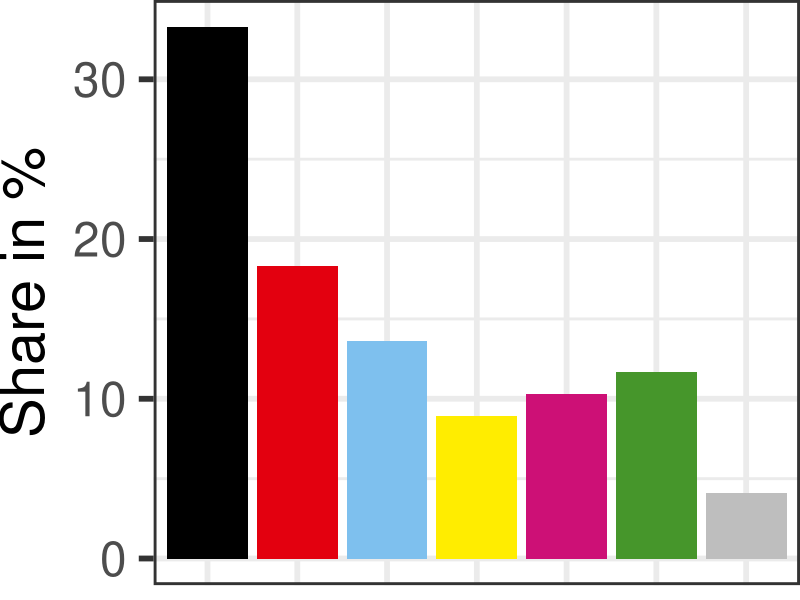

This figure's R source: (Note: this script raises an error after producing the figure.)

library(ggplot2)



# Survey chart ------------------------------------------------------------
dat3 <- data.frame("party" = LETTERS[1:7],
                   "share" = c(33.3,18.3,13.6,8.9,10.3,11.7,4.1),
                   "col" = c("black","#E3000F","skyblue2","#ffed00","deeppink3","#46962b","grey"))
ggplot(dat3, aes(x = party, weight = share, fill = party)) +
  geom_bar() +
  scale_fill_manual(values = as.character(dat3$col)) +
  scale_y_continuous("Share in %") +
  theme_bw(base_size = 43) +
  theme(legend.position = "none",
        axis.title.x = element_blank(),
        axis.text.x = element_blank(),
        axis.ticks.x = element_blank(),
        plot.margin=unit(c(0,0,0,0),"mm")) +
  ggsave("../figures/motivation_survey.pdf", height = 5, width = 8)


# Survey chart highlighted ------------------------------------------------
dat3b <- dat3
dat3b$col <- as.character(dat3$col)
dat3b$col[c(1,4)] <- "#27719C"
dat3b$col[c(2,3,5,6,7)] <- "#d1d0ce"
ggplot(dat3b, aes(x = party, weight = share, fill = party)) +
  geom_bar() +
  scale_fill_manual(values = as.character(dat3b$col)) +
  scale_y_continuous("Share in %") +
  theme_bw(base_size = 43) +
  theme(legend.position = "none",
        axis.title.x = element_blank(),
        axis.text.x = element_blank(),
        axis.ticks.x = element_blank(),
        axis.text.y = element_blank(),
        axis.ticks.y = element_blank(),
        plot.margin=unit(c(0,0,12,0),"mm")) +
  ggsave("../figures/motivation_survey_highlighted.pdf", height = 5, width = 8)


# Bar chart ---------------------------------------------------------------
dat <- data.frame("party" = LETTERS[1:5],
                  "share" = c(30,20,12,14,11))
gg <- ggplot(dat, aes(x = party, weight = share)) +
  scale_y_continuous(expand = c(0,0)) +
  theme_minimal() +
  theme(axis.title = element_blank(),
        axis.text = element_blank(),
        axis.ticks = element_blank(),
        panel.grid = element_blank())

gg + geom_bar(fill = "gray40") +
  ggsave("../figures/motivation_pictoBar.pdf", height = 4, width = 5)
gg + geom_bar(fill = "firebrick1") +
  ggsave("../figures/motivation_pictoBar_col.pdf", height = 4, width = 5)


# Density chart -----------------------------------------------------------
set.seed(2018)
dat2 <- data.frame("x" = c(rnorm(20000,50,4), rnorm(13000,40,3.5)))
dat2$x[dat2$x < 31] <- 31
dat2$x[dat2$x > 61.5] <- 61.5
gg2 <- ggplot(dat2, aes(x = x)) +
  scale_y_continuous(expand = c(0,0)) +
  scale_x_continuous(expand = c(0,0)) +
  theme_minimal() +
  theme(axis.title = element_blank(),
        axis.text = element_blank(),
        axis.ticks = element_blank(),
        panel.grid = element_blank())

gg2 + geom_density(fill = "gray50", col = "gray40") +
  ggsave("../figures/motivation_pictoDens.pdf", height = 4, width = 5)
gg2 + geom_density(fill = "#33CC00", col = "#3CA518") +
  ggsave("../figures/motivation_pictoDens_col.pdf", height = 4, width = 5)



# Density chart highlighted -----------------------------------------------
dat2b <- dat2
dens_dat <- data.frame(x = density(dat2$x)$x, y = density(dat2$x)$y)
ggplot(dat2b, aes(x = x)) +
  geom_density(fill = "gray50", col = NA) +
  geom_ribbon(data = dens_dat[dens_dat$x <= 50,], aes(x = x, ymax = y), ymin = 0, fill = "#d1d0ce") +
  geom_ribbon(data = dens_dat[dens_dat$x >= 50,], aes(x = x, ymax = y), ymin = 0, fill = "#27719C") +
  # geom_line(data = dens_dat, aes(x = x, y = y)) +
  theme_bw(base_size = 43) +
  # scale_x_continuous(name = "Joint party share in %") +
  scale_x_continuous(breaks = c(30,40,50,60), labels = c(46,48,50,52)) +
  scale_y_continuous(name = "Density") +
  theme(axis.text.y = element_blank(),
        axis.ticks.y = element_blank(),
        axis.title.x = element_blank(),
        plot.margin=unit(c(0,0,0,0),"mm")) +
  ggsave("../figures/motivation_density_highlighted.pdf", height = 5, width = 8)
